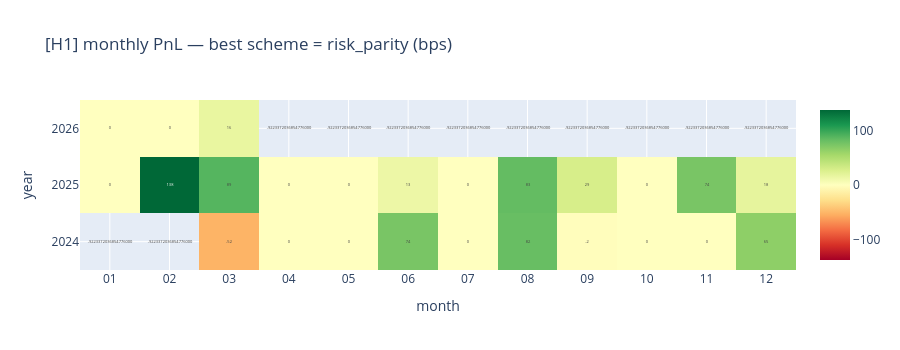
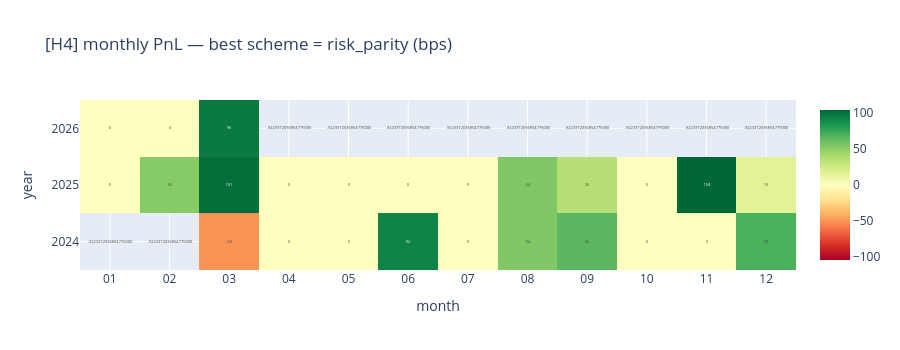

Notebook cell for these charts, in order:
### Markdown cell above
## ۷) Monthly PnL heatmap (best scheme per TF)

### Code cell
for tf in TIMEFRAMES:
    # Pick highest-Sharpe scheme
    sub = summary[summary["timeframe"] == tf].sort_values("sharpe", ascending=False)
    best_scheme = sub.iloc[0]["scheme"]
    eq = portfolio_equities[(tf, best_scheme)]
    if eq.empty:
        continue
    monthly = eq.diff().resample("MS").sum() * 1e4
    monthly_df = monthly.to_frame("pnl")
    monthly_df["year"]  = monthly_df.index.year
    monthly_df["month"] = monthly_df.index.month
    pivot = monthly_df.pivot(index="year", columns="month", values="pnl")

    fig = go.Figure(go.Heatmap(
        z=pivot.values, x=[f"{m:02d}" for m in pivot.columns], y=pivot.index.astype(str),
        colorscale="RdYlGn", zmid=0,
        text=np.round(pivot.values, 0).astype(int), texttemplate="%{text}", hovertemplate="%{y}-%{x}: %{z:.0f} bps",
    ))
    fig.update_layout(title=f"[{tf}] monthly PnL — best scheme = {best_scheme} (bps)",
                      xaxis_title="month", yaxis_title="year", height=350)
    fig.show()

### Figure 1 — Plotly figure (JSON) as saved in the notebook; plotly's stock layout.template omitted (floating-point values rounded to 4 significant figures)
{"data": [{"colorscale": [[0, "rgb(165,0,38)"], [0.1, "rgb(215,48,39)"], [0.2, "rgb(244,109,67)"], [0.3, "rgb(253,174,97)"], [0.4, "rgb(254,224,139)"], [0.5, "rgb(255,255,191)"], [0.6, "rgb(217,239,139)"], [0.7, "rgb(166,217,106)"], [0.8, "rgb(102,189,99)"], [0.9, "rgb(26,152,80)"], [1, "rgb(0,104,55)"]], "hovertemplate": "%{y}-%{x}: %{z:.0f} bps", "text": [[-9223372036854776000, -9223372036854776000, -52, 0, 0, 74, 0, 82, -2, 0, 0, 65], [0, 138, 89, 0, 0, 13, 0, 83, 29, 0, 74, 18], [0, 0, 16, -9223372036854776000, -9223372036854776000, -9223372036854776000, -9223372036854776000, -9223372036854776000, -9223372036854776000, -9223372036854776000, -9223372036854776000, -9223372036854776000]], "texttemplate": "%{text}", "type": "heatmap", "x": ["01", "02", "03", "04", "05", "06", "07", "08", "09", "10", "11", "12"], "y": ["2024", "2025", "2026"], "z": [[NaN, NaN, -51.81, 0.0, 0.0, 74.37, 0.0, 81.5, -1.577, 0.0, 0.0, 65.31], [0.0, 137.6, 88.87, 0.0, 0.0, 13.26, 0.0, 83.38, 28.7, 0.0, 74.23, 18.13], [0.0, 0.0, 16.28, NaN, NaN, NaN, NaN, NaN, NaN, NaN, NaN, NaN]], "zmid": 0}], "layout": {"height": 350, "title": {"text": "[H1] monthly PnL — best scheme = risk_parity (bps)"}, "xaxis": {"title": {"text": "month"}}, "yaxis": {"title": {"text": "year"}}}}

### Figure 2 — Plotly figure (JSON) as saved in the notebook; plotly's stock layout.template omitted (floating-point values rounded to 4 significant figures)
{"data": [{"colorscale": [[0, "rgb(165,0,38)"], [0.1, "rgb(215,48,39)"], [0.2, "rgb(244,109,67)"], [0.3, "rgb(253,174,97)"], [0.4, "rgb(254,224,139)"], [0.5, "rgb(255,255,191)"], [0.6, "rgb(217,239,139)"], [0.7, "rgb(166,217,106)"], [0.8, "rgb(102,189,99)"], [0.9, "rgb(26,152,80)"], [1, "rgb(0,104,55)"]], "hovertemplate": "%{y}-%{x}: %{z:.0f} bps", "text": [[-9223372036854776000, -9223372036854776000, -50, 0, 0, 92, 0, 54, 65, 0, 0, 70], [0, 52, 101, 0, 0, 0, 0, 54, 36, 0, 104, 16], [0, 0, 96, -9223372036854776000, -9223372036854776000, -9223372036854776000, -9223372036854776000, -9223372036854776000, -9223372036854776000, -9223372036854776000, -9223372036854776000, -9223372036854776000]], "texttemplate": "%{text}", "type": "heatmap", "x": ["01", "02", "03", "04", "05", "06", "07", "08", "09", "10", "11", "12"], "y": ["2024", "2025", "2026"], "z": [[NaN, NaN, -50.01, 0.0, 0.0, 91.87, 0.0, 54.06, 65.25, 0.0, 0.0, 69.82], [0.0, 51.84, 100.9, 0.0, 0.0, 0.0, 0.0, 53.99, 35.57, 0.0, 104.1, 16.12], [0.0, 0.0, 96.42, NaN, NaN, NaN, NaN, NaN, NaN, NaN, NaN, NaN]], "zmid": 0}], "layout": {"height": 350, "title": {"text": "[H4] monthly PnL — best scheme = risk_parity (bps)"}, "xaxis": {"title": {"text": "month"}}, "yaxis": {"title": {"text": "year"}}}}
